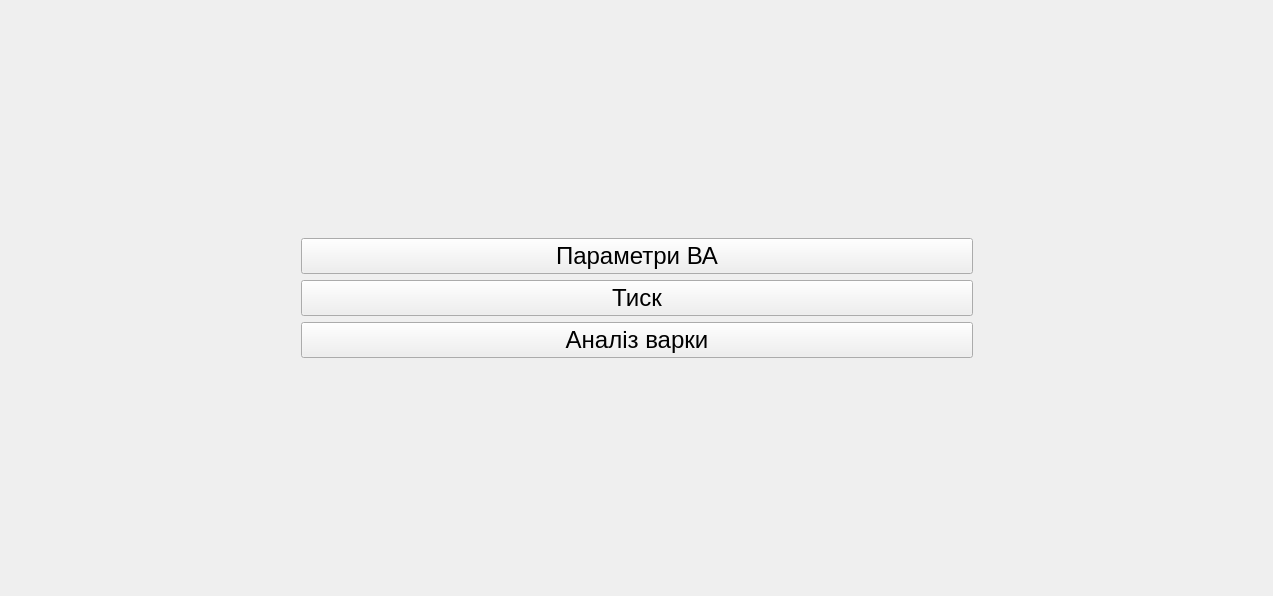
<?xml version="1.0" encoding="UTF-8"?>
<ui version="4.0">
 <class>ApVaTrendSelect</class>
 <widget class="QWidget" name="ApVaTrendSelect">
  <property name="geometry">
   <rect>
    <x>0</x>
    <y>0</y>
    <width>1273</width>
    <height>596</height>
   </rect>
  </property>
  <property name="windowTitle">
   <string>Form</string>
  </property>
  <layout class="QGridLayout" name="gridLayout">
   <item row="1" column="1">
    <widget class="QPushButton" name="bnTrend1">
     <property name="minimumSize">
      <size>
       <width>672</width>
       <height>0</height>
      </size>
     </property>
     <property name="font">
      <font>
       <pointsize>18</pointsize>
      </font>
     </property>
     <property name="text">
      <string>Параметри ВА</string>
     </property>
    </widget>
   </item>
   <item row="2" column="1">
    <widget class="QPushButton" name="bnTrend2">
     <property name="minimumSize">
      <size>
       <width>672</width>
       <height>0</height>
      </size>
     </property>
     <property name="font">
      <font>
       <pointsize>18</pointsize>
      </font>
     </property>
     <property name="text">
      <string>Тиск</string>
     </property>
    </widget>
   </item>
   <item row="3" column="1">
    <widget class="QPushButton" name="bnTrend3">
     <property name="minimumSize">
      <size>
       <width>672</width>
       <height>0</height>
      </size>
     </property>
     <property name="font">
      <font>
       <pointsize>18</pointsize>
      </font>
     </property>
     <property name="text">
      <string>Аналіз варки</string>
     </property>
    </widget>
   </item>
   <item row="1" column="0" rowspan="3">
    <spacer name="horizontalSpacer">
     <property name="orientation">
      <enum>Qt::Horizontal</enum>
     </property>
     <property name="sizeHint" stdset="0">
      <size>
       <width>326</width>
       <height>114</height>
      </size>
     </property>
    </spacer>
   </item>
   <item row="1" column="2" rowspan="3">
    <spacer name="horizontalSpacer_2">
     <property name="orientation">
      <enum>Qt::Horizontal</enum>
     </property>
     <property name="sizeHint" stdset="0">
      <size>
       <width>325</width>
       <height>114</height>
      </size>
     </property>
    </spacer>
   </item>
   <item row="4" column="0" colspan="3">
    <spacer name="verticalSpacer_2">
     <property name="orientation">
      <enum>Qt::Vertical</enum>
     </property>
     <property name="sizeHint" stdset="0">
      <size>
       <width>798</width>
       <height>184</height>
      </size>
     </property>
    </spacer>
   </item>
   <item row="0" column="0" colspan="3">
    <spacer name="verticalSpacer">
     <property name="orientation">
      <enum>Qt::Vertical</enum>
     </property>
     <property name="sizeHint" stdset="0">
      <size>
       <width>798</width>
       <height>184</height>
      </size>
     </property>
    </spacer>
   </item>
  </layout>
 </widget>
 <resources/>
 <connections/>
</ui>
